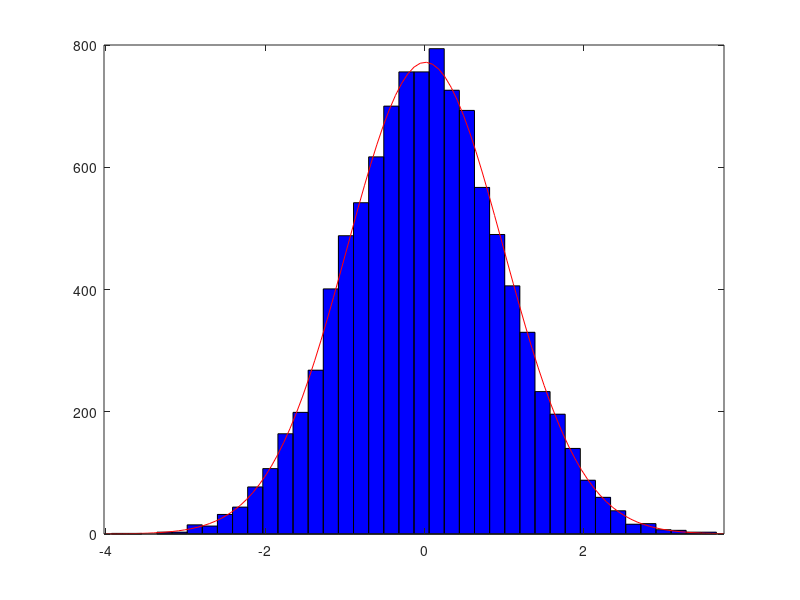

This chart was generated by the following MATLAB code: (Note: this script raises an error after producing the figure.)
% Normal Distribution and Percentiles
% Code 1.1. Example: Histogram and percentile 5% and 1%
% random numbers with a normal distribution
data = randn(10000, 1);
% is 'estimated' (via maximum likelihood) the random vector to 
% obtain a normal distribution to obtain parameters
parn = mle(data, 'distribution', 'norm');
% is simulated random numbers with the parameters obtained 
% parameters should be mean ~ 0 and variance ~ 1
r1 = random('norm', parn(1), parn(2), [10000,1]);
% calculate percentile 5% and 1% as percentile
v1 = prctile(r1, 100 - 95);
v2 = prctile(r1, 100 - 99);
% plot histogram
p1 = figure('visible', 'on', 'units', 'normalized',...
    'outerposition', [0 0 1 1]);
% histogram with normal distribution fitted, 40 bins
histfit(r1, 40, 'normal')
hold on
% line showing the 5 % percentile in the distribution 
xline(v1, 'm--', 'LineWidth', 2);
hold on
xline(v2, 'g--', 'LineWidth', 2);
legend('distribution', 'fit', 'p5', 'p1')
title ('Normal Distribution with percentile')
xlabel('value'), ylabel('frecuency') % axis title
saveas(p1, 'Normal Distribution with percentile', 'jpg')